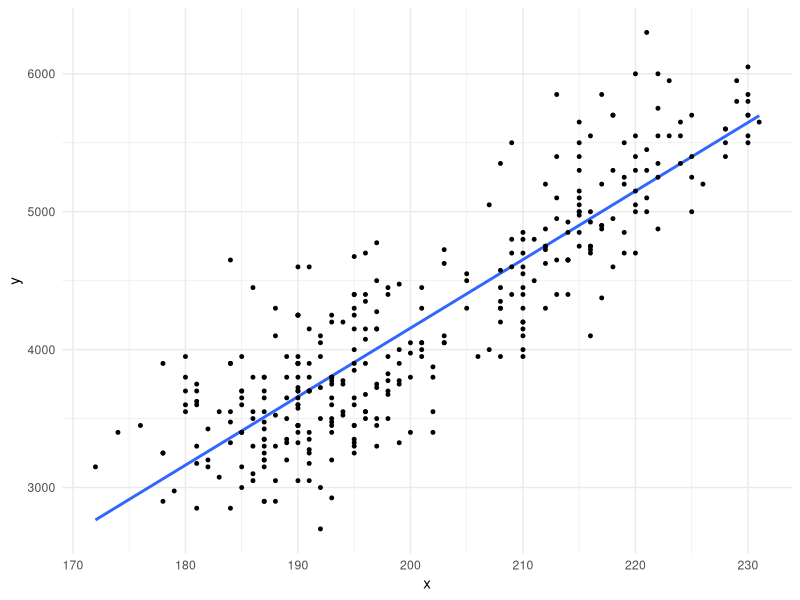
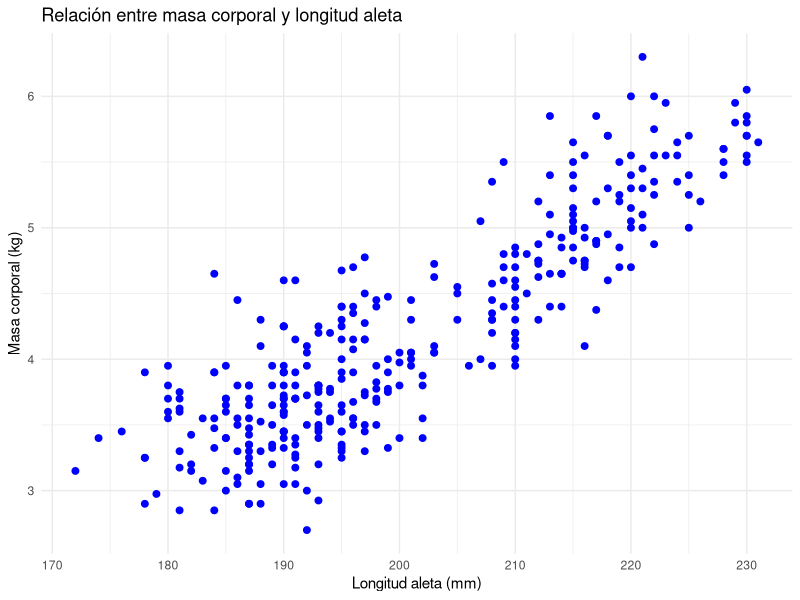
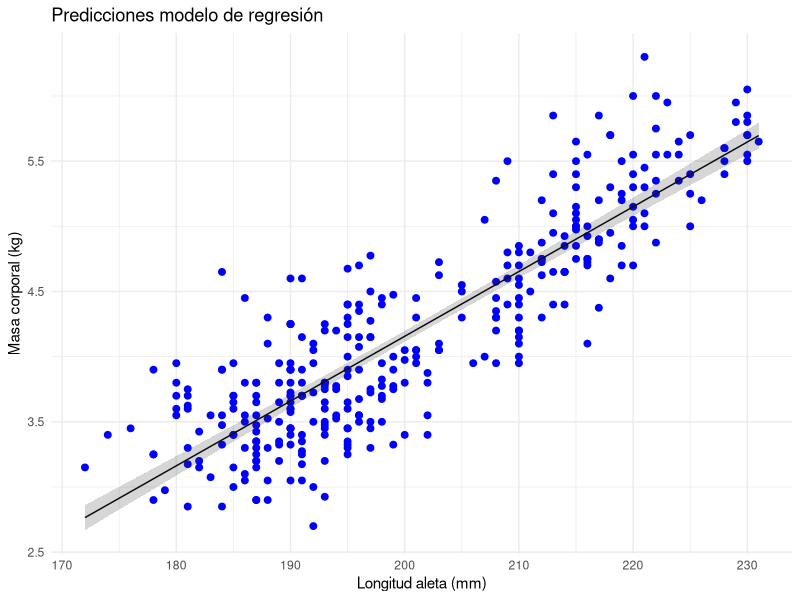
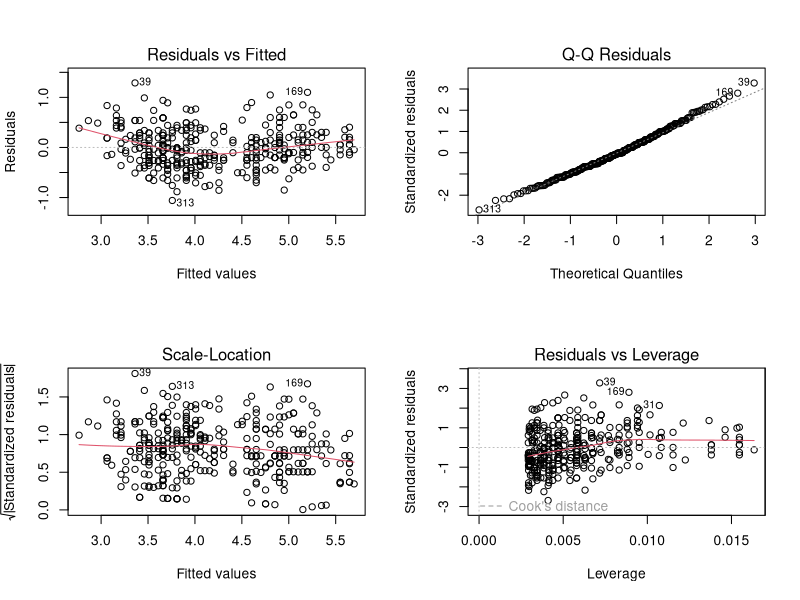
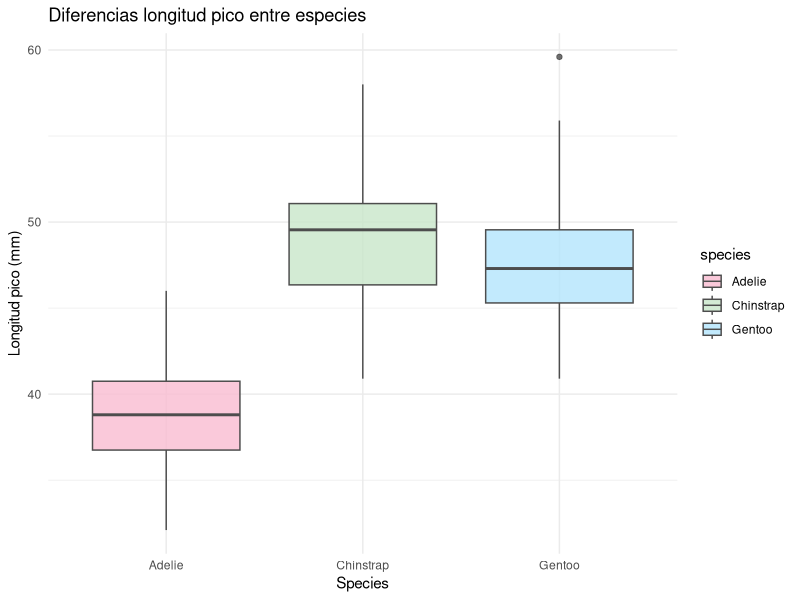
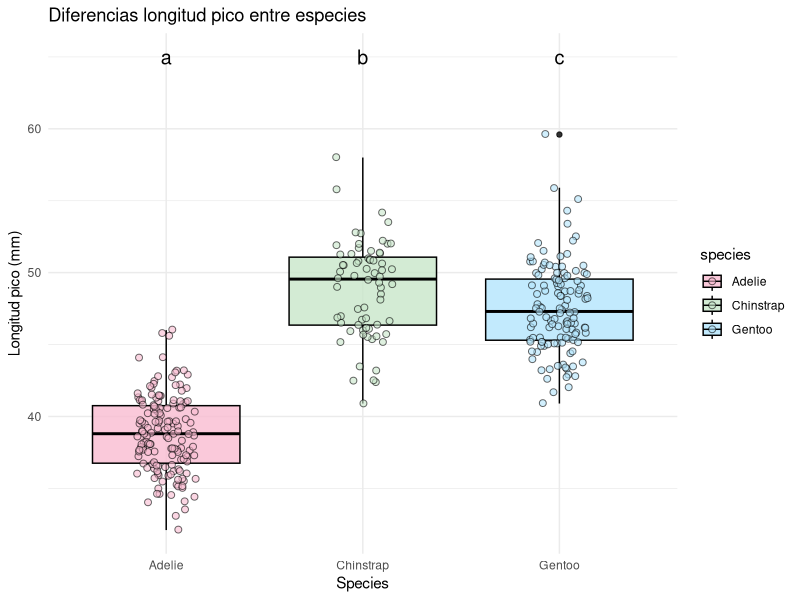
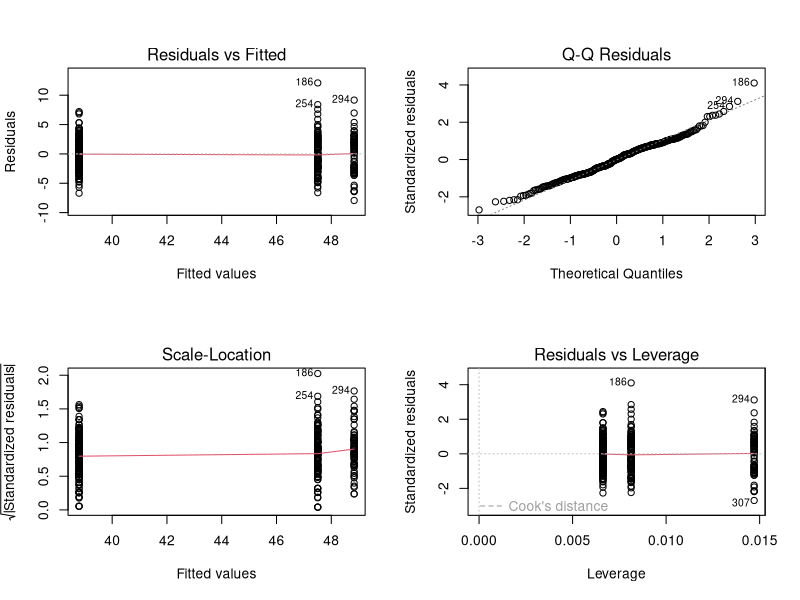
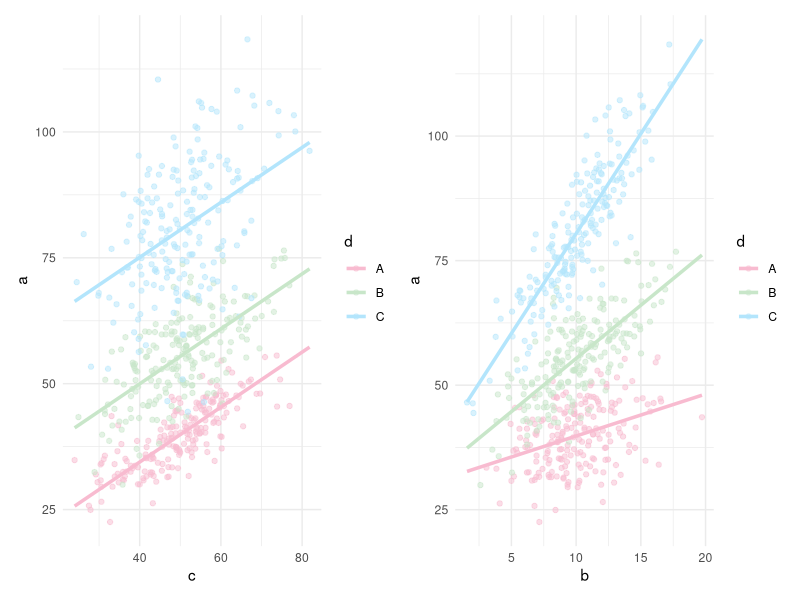

Here is the R script that generated these plots, in order:
## ---- chunk 1
#| echo: false
library(palmerpenguins)
library(ggplot2)
data(penguins)
ggplot(data = penguins, aes(x = flipper_length_mm, y = body_mass_g)) +  
  geom_smooth(method='lm', formula= y~x, se = FALSE) +
  geom_point(color = "black", size = 1) +      
  labs(x = "x",         
       y = "y",                   
  ) +
  theme_minimal()  
## ---- chunk 2
#| echo: true
library(palmerpenguins)
data(penguins)
head(penguins)
# eliminamos NAs variables que vamos a utilizar y pasamos masa corporal a kg
library(dplyr)
penguins_clean <- penguins %>%
  filter(!is.na(flipper_length_mm), !is.na(body_mass_g))
penguins_clean$body_mass_g <- penguins_clean$body_mass_g/1000
## ---- chunk 3
#| echo: true
#| attr-source: "style='font-size: 0.8em'"
#| attr-output: "style='font-size: 0.2em'"
#| fig-width: 7     # ancho en pulgadas
#| fig-height: 5    # alto en pulgadas
#| fig-align: "center"
library(ggplot2)
ggplot(data = penguins_clean, aes(x = flipper_length_mm, y = body_mass_g)) +  
  geom_point(color = "blue", size = 2) +      
  labs(x = "Longitud aleta (mm)",         
       y = "Masa corporal (kg)",                   
      title = "Relación entre masa corporal y longitud aleta "   
  ) +
  theme_minimal()        
## ---- chunk 4
#| echo: true
lm_reg1 <- lm(body_mass_g ~ flipper_length_mm, data = penguins_clean)
## ---- chunk 5
#| echo: true
anova(lm_reg1)
## ---- chunk 6
#| echo: true
summary(lm_reg1)
## ---- chunk 7
#| echo: true
#| attr-source: "style='font-size: 0.5em'"
#| attr-output: "style='font-size: 0.4em'"
#| fig-width: 7     # ancho en pulgadas
#| fig-height: 5    # alto en pulgadas
#| fig-align: "center"
library(broom)
library(tidyverse)
library(dplyr)
preds <- augment(lm_reg1, type.predict = "response", se_fit = TRUE)
preds <- preds %>%
  mutate(lower = .fitted - 1.96 * .se.fit,upper = .fitted + 1.96 * .se.fit)
  
ggplot(data = preds, aes(x = flipper_length_mm, y = body_mass_g)) +  
  geom_point(color = "blue", size = 2) +     
  geom_line(aes(y = .fitted)) +
  geom_ribbon(aes(ymin = lower, ymax = upper), alpha = 0.2) +
  labs(x = "Longitud aleta (mm)",         
       y = "Masa corporal (kg)",                   
      title = "Predicciones modelo de regresión"   
  ) +
  theme_minimal()        
## ---- chunk 8
#| echo: true
#| attr-source: "style='font-size: 0.6em'"
#| attr-output: "style='font-size: 0.4em'"
#| fig-width: 6     # ancho en pulgadas
#| fig-height: 6    # alto en pulgadas
#| fig-align: "left"
par(mfrow=c(2,2))
plot(lm_reg1)      
## ---- chunk 9
#| echo: true
shapiro.test(residuals(lm_reg1))
## ---- chunk 10
#| echo: true
library(lmtest)
resettest(lm_reg1)
## ---- chunk 11
#| echo: true
library(car)
ncvTest(lm_reg1)
## ---- chunk 12
#| echo: true
#| attr-source: "style='font-size: 0.8em'"
#| attr-output: "style='font-size: 0.2em'"
#| fig-width: 7     # ancho en pulgadas
#| fig-height: 5    # alto en pulgadas
#| fig-align: "center"
ggplot(data = penguins, aes(x = species, y = bill_length_mm, fill = species)) +  
  geom_boxplot(alpha = 0.8, color = "gray30") +
  scale_fill_manual(values = c("#F8BBD0", "#C8E6C9", "#B3E5FC")) +
  labs(x = "Species",         
       y = "Longitud pico (mm)",                   
      title = "Diferencias longitud pico entre especies"   
  ) +
  theme_minimal()        
## ---- chunk 13
#| echo: true
penguins <- penguins %>%
  mutate(species = as.factor(species))
lm_reg2 <- lm(bill_length_mm ~ species, data = penguins)
## ---- chunk 14
#| echo: true
anova(lm_reg2)
## ---- chunk 15
#| echo: true
#| attr-source: "style='font-size: 0.6em'"
#| attr-output: "style='font-size: 0.3em'"
summary(lm_reg2)
## ---- chunk 16
#| echo: true
 contrasts(penguins$species)
## ---- chunk 17
#| echo: true
library(multcomp)
posthoc_species <- glht(lm_reg2, linfct=mcp(species="Tukey"))
summary(posthoc_species)
## ---- chunk 18
#| echo: true
#| attr-source: "style='font-size: 0.5em'"
#| attr-output: "style='font-size: 0.2em'"
#| fig-width: 9    # ancho en pulgadas
#| fig-height: 6    # alto en pulgadas
#| fig-align: "center"
ggplot(data = penguins, aes(x = species, y = bill_length_mm, fill = species, color = species)) +  
  geom_boxplot(alpha = 0.8, color = "black") +
  geom_jitter(width = 0.15, alpha = 0.6, size = 2, shape=21, color="black") +
  scale_fill_manual(values = c("#F8BBD0", "#C8E6C9", "#B3E5FC")) +
  scale_color_manual(values = c("#F8BBD0", "#C8E6C9", "#B3E5FC")) +
 labs(x = "Species",         
       y = "Longitud pico (mm)",                   
      title = "Diferencias longitud pico entre especies"   
  ) +
  theme_minimal() +
  geom_text(data = penguins[2,], aes(y = 65, label = "a"), color="black", 
            size=5, nudge_x = 0) +
  geom_text(data = penguins[2,], aes(y = 65, label = "b"), color="black", 
            size=5, nudge_x = 1) +
  geom_text(data = penguins[2,], aes(y = 65, label = "c"), color="black", 
            size=5, nudge_x = 2) 
## ---- chunk 19
#| echo: true
#| attr-source: "style='font-size: 0.6em'"
#| attr-output: "style='font-size: 0.4em'"
#| fig-width: 6     # ancho en pulgadas
#| fig-height: 6    # alto en pulgadas
#| fig-align: "left"
par(mfrow=c(2,2))
plot(lm_reg2)      
## ---- chunk 20
#| echo: true
levels(penguins$species)
penguins$species <- relevel(penguins$species, ref = "Gentoo")
levels(penguins$species)
## ---- chunk 21
#| echo: false
#| fig-width: 13    # ancho en pulgadas
#| fig-height: 6    # alto en pulgadas
#| fig-align: "center"
set.seed(123)
n <- 600
d <- factor(rep(c("A", "B", "C"), each = n / 3))
b <- rnorm(n, mean = 10, sd = 3)
c <- rnorm(n, mean = 50, sd = 10)
beta_b <- c(A = 1.0, B = 2.0, C = 4.0)
beta_c <- 0.5
intercept <- c(A = 5, B = 10, C = 15)
error <- rnorm(n, mean = 0, sd = 3)
a <- intercept[d] + beta_b[d] * b + beta_c * c + error
df <- data.frame(a, b, c, d)

library(broom)
lm_54 <- lm(a ~ b*d, data = df)
newdata <- expand.grid(
  b = seq(min(df$b), max(df$b), length.out = 100),
  d = levels(df$d)
)
predicciones <- augment(lm_54, newdata = newdata)

ej1 <- ggplot(df, aes(x = b, y = a, color = d)) +
  geom_point(alpha = 0.5) +
  geom_line(data = predicciones, aes(x= b, y = .fitted, group = d, color = d), size = 1.2) +
  scale_color_manual(values = c("#F8BBD0", "#C8E6C9", "#B3E5FC")) +
  theme_minimal()


lm_55 <- lm(a ~ c+d, data = df)
newdata <- expand.grid(
  c = seq(min(df$c), max(df$c), length.out = 100),
  d = levels(df$d)
)
predicciones <- augment(lm_55, newdata = newdata)

ej2 <- ggplot(df, aes(x = c, y = a, color = d)) +
  geom_point(alpha = 0.5) +
  geom_line(data = predicciones, aes(x= c, y = .fitted, group = d, color = d), size = 1.2) +
  scale_color_manual(values = c("#F8BBD0", "#C8E6C9", "#B3E5FC")) +
  theme_minimal()

library(patchwork)

ej2 + ej1
## ---- chunk 22
#| echo: true
#| attr-source: "style='font-size: 0.6em'"
#| attr-output: "style='font-size: 0.2em'"
#| fig-width: 9    # ancho en pulgadas
#| fig-height: 6    # alto en pulgadas
#| fig-align: "center"
ggplot(subset(penguins, !is.na(sex)), aes(x = bill_length_mm, y = body_mass_g)) +
  geom_point(color = "steelblue", size = 2) +
  geom_smooth(method = "lm", se = FALSE, color = "red") +
  facet_wrap(~ sex) +
  labs(
    title = "Relación longitud pico y masa corporal",
    x = "Longitud pico (mm)",
    y = "Masa corporal (g)"
  ) +
  theme_minimal()
## ---- chunk 23
#| echo: true
lm_3 <- lm(body_mass_g ~ bill_length_mm*sex, data = penguins)
## ---- chunk 24
#| echo: true
anova(lm_3)
## ---- chunk 25
#| echo: true
lm_4 <- lm(body_mass_g ~ bill_length_mm+sex, data = penguins)
anova(lm_4)
## ---- chunk 26
#| echo: true
#| attr-source: "style='font-size: 0.6em'"
#| attr-output: "style='font-size: 0.2em'"
#| fig-width: 9    # ancho en pulgadas
#| fig-height: 6    # alto en pulgadas
#| fig-align: "center"
ggplot(subset(penguins, !is.na(sex)), aes(x = bill_length_mm, y = body_mass_g, color = sex)) +
  geom_point(size = 2) +
  scale_color_manual(values = c("#F8BBD0", "#B3E5FC")) +
  geom_smooth(method = "lm", se = FALSE, color = "red") +
  labs(
    title = "Relación longitud pico y masa corporal",
    x = "Longitud pico (mm)",
    y = "Masa corporal (g)",
    color = "Sexo"
  ) +
  theme_minimal()
## ---- chunk 27
#| echo: true
#| attr-source: "style='font-size: 0.6em'"
#| attr-output: "style='font-size: 0.2em'"
#| fig-width: 9    # ancho en pulgadas
#| fig-height: 6    # alto en pulgadas
#| fig-align: "center"
ggplot(data = subset(penguins, !is.na(sex)), aes(x = sex, y = body_mass_g, fill = sex, color = sex)) +  
  geom_boxplot(alpha = 0.8, color = "black") +
  geom_jitter(width = 0.15, alpha = 0.6, size = 2, shape=21, color="black") +
  scale_fill_manual(values = c("#F8BBD0", "#B3E5FC")) +
  scale_color_manual(values = c("#F8BBD0", "#B3E5FC")) +
 labs(x = "Sexo",         
       y = "Masa corporal (g)",                   
      title = "Diferencias masa corporal entre sexo"   
  ) +
  theme_minimal() +
  geom_text(data = penguins[2,], aes(y = 6500, label = "a"), color="black", 
            size=5, nudge_x = 0) +
  geom_text(data = penguins[2,], aes(y = 6500, label = "b"), color="black", 
            size=5, nudge_x = 1)         
## ---- chunk 28
#| echo: true
#| attr-source: "style='font-size: 0.6em'"
#| attr-output: "style='font-size: 0.2em'"
#| fig-width: 18    # ancho en pulgadas
#| fig-height: 6    # alto en pulgadas
#| fig-align: "center"
ggplot(subset(penguins, !is.na(species)), aes(x = flipper_length_mm, y = body_mass_g)) +
  geom_point(color = "steelblue", size = 2) +
  geom_smooth(method = "lm", se = FALSE, color = "red") +
  facet_wrap(~ species) +
  labs(
    title = "Relación longitud aleta y masa corporal",
    x = "Longitud aleta (mm)",
    y = "Masa corporal (kg)"
  ) +
  theme_minimal()
## ---- chunk 29
#| echo: true
#| attr-source: "style='font-size: 0.6em'"
#| attr-output: "style='font-size: 0.4em'"
datos_limpios <- penguins %>%
  filter(!is.na(flipper_length_mm))
lm_5 <- lm(body_mass_g ~ flipper_length_mm*species, data = datos_limpios)
anova(lm_5)
## ---- chunk 30
#| echo: true
#| attr-source: "style='font-size: 0.7em'"
#| attr-output: "style='font-size: 0.4em'"
summary(lm_5)
## ---- chunk 31
#| echo: true
#| attr-source: "style='font-size: 0.5em'"
#| attr-output: "style='font-size: 0.7em'"
#| fig-width: 9    # ancho en pulgadas
#| fig-height: 6    # alto en pulgadas
#| fig-align: "center"
newdata <- expand.grid(
  flipper_length_mm = seq(min(datos_limpios$flipper_length_mm), max(datos_limpios$flipper_length_mm), length.out = 100),
  species = levels(datos_limpios$species)
)
predicciones_grid <- augment(lm_5, newdata = newdata)

ggplot(datos_limpios, aes(x = flipper_length_mm, y = body_mass_g, color = species)) +
  geom_point(alpha = 0.5) +
  geom_line(data = predicciones_grid, aes(x= flipper_length_mm, y = .fitted, group = species, color = species), size = 1.2) +
  scale_color_manual(values = c("#F8BBD0", "#C8E6C9", "#B3E5FC")) +
  labs(
    title = "ANCOVA: predicciones por especie",
    x = "Longitud aleta (mm)",
    y = "Masa corporal (g)",
    color = "Especie"
  ) +
  theme_minimal()
## ---- chunk 32
#| echo: true
#| #| fig-width: 9    # ancho en pulgadas
#| fig-height: 7    # alto en pulgadas
par(mfrow=c(2,2))
plot(lm_5)
